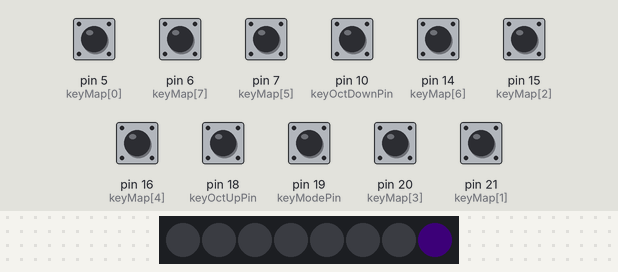
The sketch below on a simulated SparkFun Pro Micro, built with avr-gcc and run on an emulated ATmega32U4. On the bench: 8 RGB LEDs in strip order, left to right. Inputs (shaded band) come from the test bench; at power-on: pin 5 (keyMap[0]), pin 6 (keyMap[7]), pin 7 (keyMap[5]), pin 10 (keyOctDownPin), pin 14 (keyMap[6]), pin 15 (keyMap[2]), pin 16 (keyMap[4]), pin 18 (keyOctUpPin), pin 19 (keyModePin), pin 20 (keyMap[3]), pin 21 (keyMap[1]) HIGH. Dim RGB values are drawn brighter than linear; EEPROM starts erased.

Above: at 1.07 s.
2.5 s: pin 5 (keyMap[0]) pulled LOW for 0.15 s
At 3.6 s:
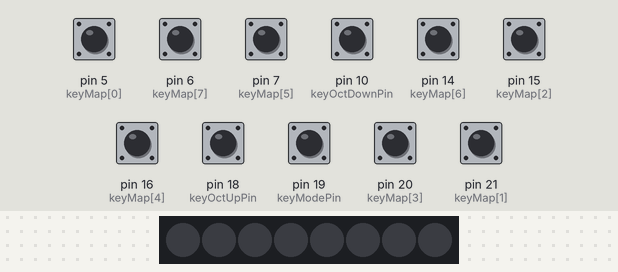
4.1 s: pin 10 (keyOctDownPin) pulled LOW for 0.15 s
At 5.3 s:
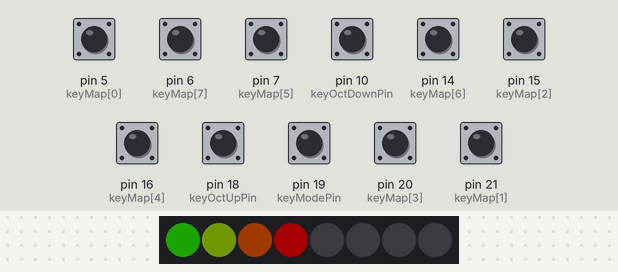
5.7 s: pin 14 (keyMap[6]) pulled LOW for 0.15 s
At 6.3 s:
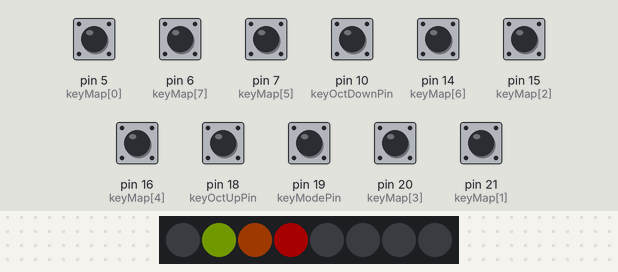
7.3 s: pin 16 (keyMap[4]) pulled LOW for 0.15 s
At 8.5 s:
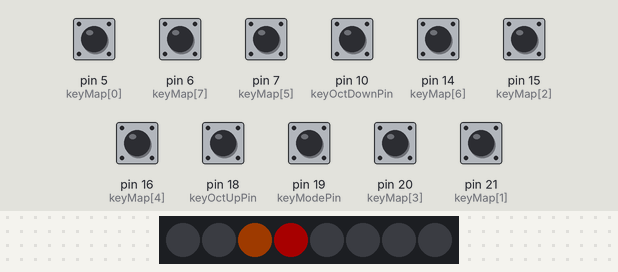
8.9 s: pin 6 (keyMap[7]) pulled LOW for 0.15 s
At 8.98 s:
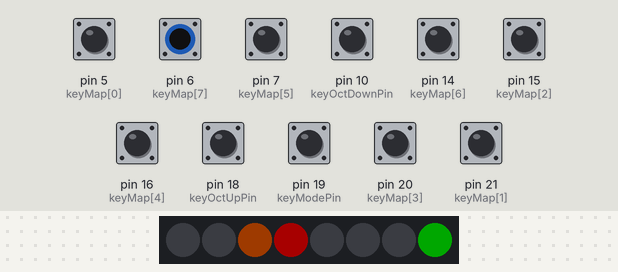
10.5 s: pin 7 (keyMap[5]) pulled LOW for 0.15 s
At 10.57 s:
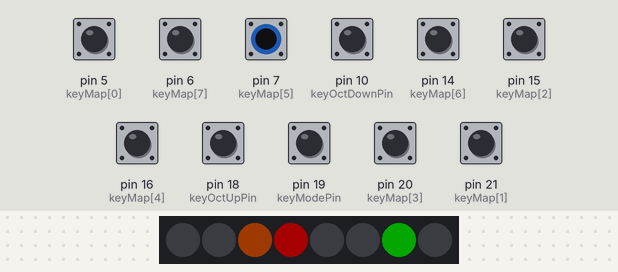
Timing chart, 0 to 13.1 s (numbered marks = the images above; inputs shaded):
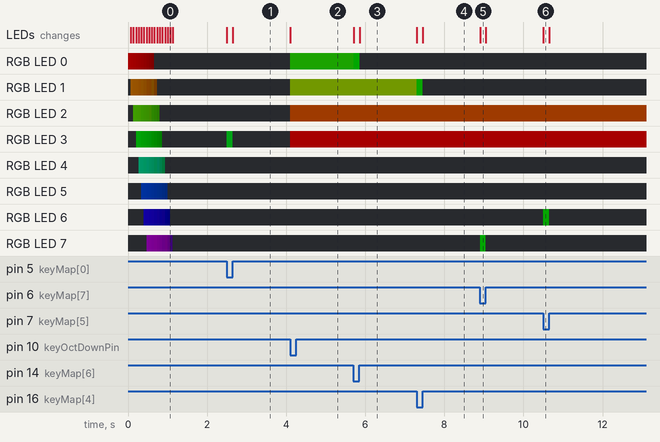

Measured:
- after the input at 2.5 s, RGB LED 3: off → RGB(0, 37, 5) at once, → off 0.15 s later; the LEDs: first change at once (image 1 shows a later state)
- after the input at 4.1 s, RGB LED 0: off → RGB(6, 36, 0) at once; RGB LED 1: off → RGB(18, 24, 0) at once; RGB LED 2: off → RGB(30, 11, 0) at once; RGB LED 3: off → RGB(42, 0, 0) at once; the LEDs: change at once (image 2)
- after the input at 5.7 s, RGB LED 0: RGB(6, 36, 0) → RGB(0, 42, 0) at once, → off 0.15 s later; the LEDs: first change at once (image 3 shows a later state)
- after the input at 7.3 s, RGB LED 1: RGB(18, 24, 0) → RGB(2, 40, 0) at once, → off 0.15 s later; the LEDs: first change at once (image 4 shows a later state)
- after the input at 8.9 s, RGB LED 7: off → RGB(0, 42, 0) at once, → off 0.15 s later; the LEDs: change at once (image 5)
- after the input at 10.5 s, RGB LED 6: off → RGB(1, 41, 0) at once, → off 0.15 s later; the LEDs: change at once (image 6)

The sketch:

leet_pad.ino
```cpp
// (licence header left out)
#include <MIDIUSB.h>
#include <NeoPixelBrightnessBus.h>
#include <EEPROM.h>

const bool debug = false;                         // <- serial debugging over USB
const bool echoLed = true;                        // <- echo LED without incoming MIDI
const bool startAnimation = true;                 // <- show start animation
const uint8_t ledBrightness = 42;                 // <- LED intensity (0-255)
const uint8_t noteIntensity = 64;                 // <- MIDI note volume (0-127)
const uint8_t maxNoteKeys = 8;
const uint8_t maxKeys = 11;
const uint8_t maxLeds = 8;
const uint8_t ledPin = 2;
const uint8_t keyModePin = 19;
const uint8_t keyOctUpPin = 18;
const uint8_t keyOctDownPin = 10;
const uint8_t keyMap[maxKeys] = {5, 21, 15, 20, 16, 7, 14, 6, 19, 18, 10};
const uint8_t noteLedMap[maxLeds] = {3, 4, 2, 5, 1, 6, 0, 7};
const uint8_t statusLedMap[maxLeds] = {3, 2, 1, 0, 4, 5, 6, 7};

uint8_t octave = 4;                               // <- start octave
uint8_t midiCh;                                   // loaded from EEPROM at startup
uint16_t pressedNoteKeys = 0x00;
uint16_t previousNoteKeys = 0x00;
bool fadeLeds = false;

NeoPixelBrightnessBus<NeoGrbFeature, Neo800KbpsMethod> strip(maxLeds, ledPin);

//-----10|-------20|-------30|-------40|-------50|-------60|-------70|-------80|

void setup() {
  if (debug == true) {
    Serial.begin(115200);
    Serial.print("Serial debug enabled: ");
  }

  for (int i = 0; i < maxKeys; i++)
    pinMode(keyMap[i], INPUT_PULLUP);

  midiCh = EEPROM.read(0);
  if (midiCh > 15) {
    midiCh = 0;
    EEPROM.update(0, midiCh);
  }

  strip.Begin();
  strip.SetBrightness(ledBrightness);
  if (startAnimation == true)
    showLedAnimation();
}

void loop() {
  checkKeys();
  playNotes();
  checkMidi();
  if (fadeLeds == true)
    fadeStatusLeds();
}

void checkKeys()
{
  // check notes
  for (int i = 0; i < maxNoteKeys; i++) {
    if (digitalRead(keyMap[i]) == LOW) {
      if (debug == true) {
        Serial.print("Pressed: ");
        Serial.println(i, HEX);
      }
      bitWrite(pressedNoteKeys, i, 1);
    } else
      bitWrite(pressedNoteKeys, i, 0);
  }

  // check midi channel
  if (digitalRead(keyModePin) == 0) {
    showMidiCh();
    while (digitalRead(keyModePin) == 0) {

      // midi up?
      if (digitalRead(keyOctUpPin) == 0) {
        if (midiCh < 15)
          midiCh++;
        showMidiCh();
        EEPROM.update(0, midiCh);
        while (digitalRead(keyOctUpPin) == 0)
          delay(20);
      }

      // midi down?
      if (digitalRead(keyOctDownPin) == 0) {
        if (midiCh > 0)
          midiCh--;
        showMidiCh();
        EEPROM.update(0, midiCh);
        while (digitalRead(keyOctDownPin) == 0)
          delay(20);
      }
      delay(20);
    }
  }

  // Octave Up
  if (digitalRead(keyOctUpPin) == 0) {
    if (octave < 9)
      octave++;
    showOctave();
    while (digitalRead(keyOctUpPin) == 0)
      delay(20);
  }

  // Octave Down
  if (digitalRead(keyOctDownPin) == 0) {
    if (octave > 0)
      octave--;
    showOctave();
    while (digitalRead(keyOctDownPin) == 0)
      delay(20);
  }
}

void playNotes() {
  for (int i = 0; i < maxNoteKeys; i++) {
    if (bitRead(pressedNoteKeys, i) != bitRead(previousNoteKeys, i)) {
      uint8_t note = i + 12 * octave;
      if (bitRead(pressedNoteKeys, i)) {
        bitWrite(previousNoteKeys, i , 1);
        MidiUSB.sendMIDI({0x09, 0x90 | midiCh , note, noteIntensity});
        MidiUSB.flush();
        if (echoLed == true) {
          strip.SetPixelColor(noteLedMap[i], wheelH(map(note, 0, 128, 0, 767)));
          strip.Show();
        }
        if (debug == true) {
          Serial.print("NoteOn Ch:");
          Serial.print(midiCh);
          Serial.print(" Note:");
          Serial.println(note, HEX);
        }
      } else {
        bitWrite(previousNoteKeys, i , 0);
        MidiUSB.sendMIDI({0x08, 0x80 | midiCh , note, 0});
        MidiUSB.flush();
        if (echoLed == true) {
          strip.SetPixelColor(noteLedMap[i], RgbColor(0, 0, 0));
          strip.Show();
        }
        if (debug == true) {
          Serial.print("NoteOff Ch:");
          Serial.print(midiCh);
          Serial.print(" Note:");
          Serial.println(note, HEX);
        }
      }
    }
  }
}

void checkMidi() {
  midiEventPacket_t rx;
  do {
    rx = MidiUSB.read();
    if (rx.header != 0) {
      if (rx.byte1 == (0x90 | midiCh)) { // tone on
        strip.SetPixelColor(noteLedMap[(rx.byte2 - 0) % 12], wheelH(map(rx.byte2, 0, 128, 0, 767)));     // replace 0 with 4 if using sunvox MIDI echo...
        strip.Show();
      } else if (rx.byte1 == (0x80 | midiCh)) { // tone off
        strip.SetPixelColor(noteLedMap[(rx.byte2 - 0) % 12], RgbColor(0, 0, 0));    // replace 0 with 4 if using sunvox MIDI echo...
        strip.Show();
      }
      if (debug == true) {
        Serial.print("Received: ");
        Serial.print(rx.header, HEX);
        Serial.print("-");
        Serial.print(rx.byte1, HEX);
        Serial.print("-");
        Serial.print(rx.byte2, HEX);
        Serial.print("-");
        Serial.println(rx.byte3, HEX);
      }
    }
  } while (rx.header != 0);
}

void showMidiCh() {
  for (uint8_t i = 0; i < maxLeds; i++) {
    if (i <= midiCh)
      strip.SetPixelColor(statusLedMap[i], wheelH(map(i, 0, 16, 0, 767)));
    else
      strip.SetPixelColor(statusLedMap[i], RgbColor(0, 0, 0));
    strip.Show();
  }
  fadeLeds = true;
}

void showOctave() {
  for (uint8_t i = 0; i < maxLeds; i++) {
    if (i <= octave)
      strip.SetPixelColor(statusLedMap[i], wheelH(map(i * 12, 0, 128, 0, 767)));
    else
      strip.SetPixelColor(statusLedMap[i], RgbColor(0, 0, 0));
    strip.Show();
  }
  fadeLeds = true;
}

void fadeStatusLeds() {
  fadeLeds = false;
  for (uint8_t i = 0; i < maxLeds; i++) {
    RgbColor tmpColor = strip.GetPixelColor(i);
    tmpColor.Darken(1);
    if (tmpColor != RgbColor(0, 0, 0))
      fadeLeds = true;
    strip.SetPixelColor(i, tmpColor);
  }
  delay(6);
  strip.Show();
}

void clearLED() {
  for (int i = 0; i < maxLeds; i++) {
    strip.SetPixelColor(i, RgbColor(0, 0, 0));
  }
  strip.Show();
}

void showLedAnimation() {
  for (int j = 0; j <= 180; j++) {        // all off once (18-8)/10=1
    for (int i = 0; i < 8; i++) {
      float intensity = (float(j / 10) - i) / 10;
      if (intensity < 0) intensity = 1;   // wait until your turn
      if (intensity > 1) intensity = 1;   // stay off
      strip.SetPixelColor(i, RgbColor::LinearBlend(wheelH(i * 90), RgbColor(0, 0, 0), intensity));
    }
    strip.Show();
    delay(5);
  }
}

// Input a value 0 to 767 to get corresponding rainbow color
RgbColor wheelH(int wheelPos) {
  while ( wheelPos < 0)
    wheelPos += 768;
  while ( wheelPos >= 768)
    wheelPos -= 768;
  if (wheelPos >= 512)
    return RgbColor(wheelPos - 512, 0, 767 - wheelPos);
  if (wheelPos >= 256)
    return RgbColor(0, 511 - wheelPos, wheelPos - 256);
  return RgbColor(255 - wheelPos, wheelPos, 0);
}

//-----10|-------20|-------30|-------40|-------50|-------60|-------70|-------80|
```
